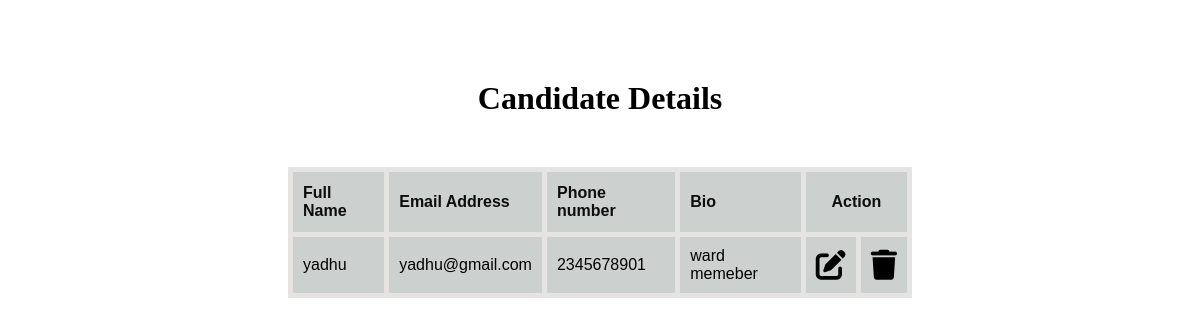
The app's page /admin_candidate_view, older data.
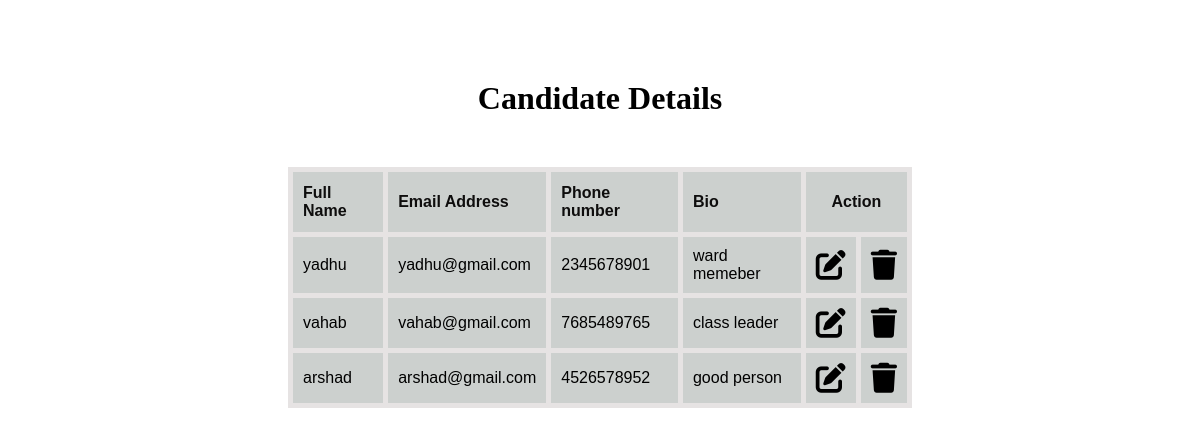
The same page, newer data.
### Voting/models.py (models this page shows)
class Candidate(models.Model):
    fullname=models.CharField(max_length=20)
    email=models.EmailField(max_length=20)
    phone=models.CharField(max_length=12)
    bio=models.TextField()

### Voting/views.py (the view)
# urls.py: path('admin_candidate_view',views.admin_candidate_view,name="admin_candidate_view"),
def admin_candidate_view(request):
    candidates=Candidate.objects.all()
    return render(request,'admin_candidate_view.html',{'candidates':candidates})

### Voting/templates/admin_candidate_view.html (shortened to what this page needs)
<!DOCTYPE html>
<html lang="en">
<head>
</head>
{% load static %}
<link rel="stylesheet" href="{% static 'user.css' %}">
<link rel="stylesheet" href="https://cdnjs.cloudflare.com/ajax/libs/font-awesome/6.0.0/css/all.min.css"><body>
    <div class="container">
        <h1>Candidate Details</h1>
        <table id="customers" border="1">
            <thead>
                <th> Full Name</th>
                <th> Email Address</th>
                <th> Phone number</th>
                <th> Bio</th>
                <th colspan="2" id="mid">Action</th>
            </thead>
            {% for i in candidates %}
            <tr>
                <td>{{i.fullname}}</td>
                <td>{{i.email}}</td>
                <td>{{i.phone}}</td>
                <td>{{i.bio}}</td>
                <td>
                    <a href="updates/{{i.id}}"><i class="fas fa-edit"></i></a>
                </td>
                <td>
                    <a href="deletes/{{i.id}}"><i class="fa-solid fa-trash"></i></a>
                </td>
            </tr>
            {% endfor %}
        </table>
    </div>
</body>
</html>

### Voting/static/user.css (style rules this page uses)
.container { margin: 80px 180px 60px 180px; padding: 0px 100px 100px 100px; }
#customers { margin-top: 50px; background-color: #ccd0ce; font-family: Arial, Helvetica, sans-serif; border-collapse: collapse; width: 100%; }
#customers td, #customers th { border: 5px solid rgb(230, 227, 227); padding: 10px 10px 10px 10px; }
#customers th { padding-top: 12px; padding-bottom: 12px; text-align: left; background-color: #ccd0ce; color: rgb(14, 13, 13); }
#customers #mid { text-align: center; }
h1 { color: black; text-align: center; }
.fa-solid, .fas { font-family: "Font Awesome 6 Free"; font-weight: 80px; color: black; font-size: 30px; }

Row changes from the older to the newer data that the page shows:
added Candidate: fullname "vahab", email "vahab@gmail.com", phone "7685489765", bio "class leader"
added Candidate: fullname "arshad", email "arshad@gmail.com", phone "4526578952", bio "good person"
